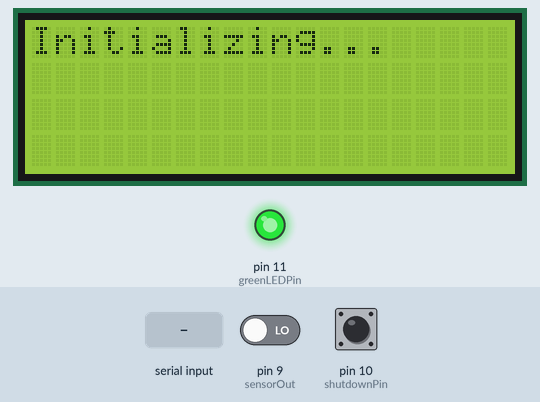
Bench run of a sketch on a simulated Arduino Uno, built with avr-gcc and run on an emulated ATmega328P. Parts: 20×4 character LCD, output pins drawn as LEDs (lit = HIGH). The test bench sets the inputs (shaded band); at power-on: pin 10 (shutdownPin) HIGH, pin 9 (sensorOut) LOW. The local clock reads 2024-03-15 10:24:30 at power-on unless the sketch sets it; storage starts empty; pins used as bus, display or sensor lines are not drawn; what the sketch prints to the serial monitor is not drawn.

Above: at 0.9 s.
1.0 s: "1\n" received over Serial
At 2.3 s:
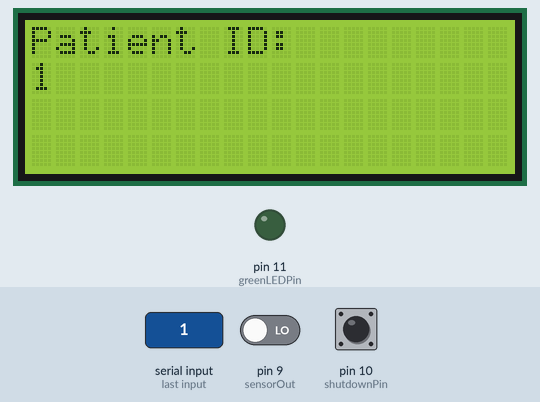
4.0 s: pin 10 (shutdownPin) pulled LOW for 1 s
At 6.5 s:
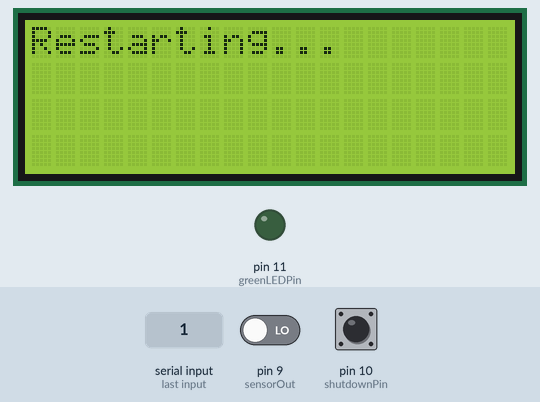
8.0 s: pin 10 (shutdownPin) pulled LOW for 1 s
At 13.8 s:
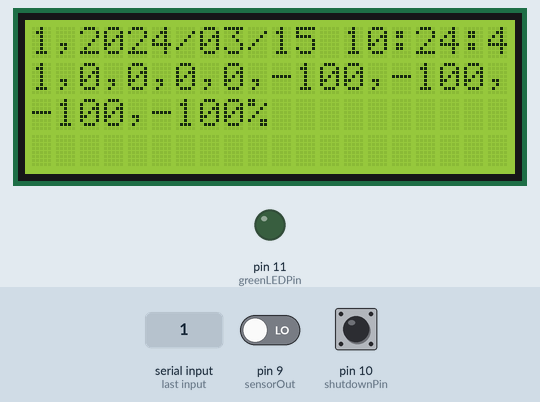
Timing chart, 0 to 21.0 s (numbered marks = the images above; inputs shaded):
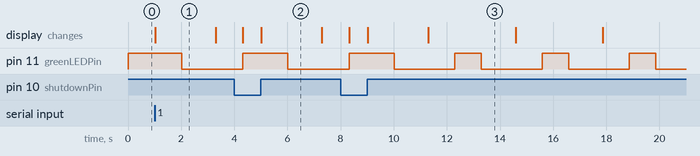

The sketch:

Prototype.ino
```cpp
#include <SPI.h>
#include <SD.h>
#include <Wire.h>
#include <RTClib.h>
#include <LiquidCrystal_I2C.h>

// Define pins connected to the TCS3200 sensor
#define S0 5
#define S1 6
#define S2 7
#define S3 8
#define sensorOut 9
#define shutdownPin 10  // Define the shutdown pin
#define greenLEDPin 11  // Define the green LED pin

// Calibration values for clear CSF readings (TO-DO: Calibrate these)
int baselineClearPeriodCount = 1; // Initialize to 1 to prevent division by zero
int baselineRedPeriodCount = 1;   // Initialize to 1 to prevent division by zero
int baselineGreenPeriodCount = 1; // Initialize to 1 to prevent division by zero
int baselineBluePeriodCount = 1;  // Initialize to 1 to prevent division by zero

// Target count to be achieved within the dynamic time adjustment
const int targetCount = 360;

// Timeout setting for the pulseIn() function (microseconds)
const int pulseTimeout = 2000;

// Specifies the chip select pin for the SD card module
const int chipSelect = 12;

// Variables for interacting with the SD card
File sensorDataFile;
String dataString = "";

// Initialize the LCD
LiquidCrystal_I2C lcd(0x27, 20, 4);  // Change the address if needed

// Initialize the RTC
RTC_DS3231 rtc;

// Variable to track shutdown state
bool isShutdown = false;

// Variable to store patient ID
String patientID = "";

// Function Prototypes
void setupSensorPins();
void readColor(int &colorCount, int S2State, int S3State);
void checkShutdown();
void blinkLED(int delayTime);
String getTimestamp();
void displayDataOnLCD(const String &data);

void setup() {
  // Initialize serial communication
  Serial.begin(9600);
  // Give time for the serial monitor to open
  while (!Serial) {
    ; // wait for serial port to connect. Needed for native USB port only
  }
  Serial.println("Serial communication initialized.");

  // Set up the sensor pins
  setupSensorPins();
  Serial.println("Sensor pins setup completed.");

  // Set up the shutdown pin and green LED pin
  pinMode(shutdownPin, INPUT_PULLUP); // Using internal pull-up resistor
  pinMode(greenLEDPin, OUTPUT);

  // Turn on the green LED to indicate standby mode
  digitalWrite(greenLEDPin, HIGH);

  // Initialize SD card
  Serial.print("Initializing SD card...");
  if (!SD.begin(chipSelect)) {
    Serial.println("SD card initialization failed or not present!");
    lcd.init();
    lcd.backlight();
    lcd.clear();
    lcd.print("SD card failed!");

    // Blink the green LED fast to indicate an error
    while (1) {
      blinkLED(200); // Fast blink
    }
  }
  Serial.println("Initialization done.");

  // Initialize the LCD
  lcd.init();
  lcd.backlight();
  lcd.clear();
  lcd.print("Initializing...");

  // Initialize RTC
  if (!rtc.begin()) {
    Serial.println("Couldn't find RTC");
    lcd.clear();
    lcd.print("RTC failed!");
    while (1) {
      blinkLED(200); // Fast blink
    }
  }

  if (rtc.lostPower()) {
    Serial.println("RTC lost power, setting the time!");
    rtc.adjust(DateTime(F(__DATE__), F(__TIME__)));
  }

  // Prompt for patient ID
  Serial.println("Please enter patient ID and press ENTER:");
  while (Serial.available() == 0) {
    // Wait for input
  }
  patientID = Serial.readStringUntil('\n');
  patientID.trim();
  Serial.print("Patient ID set to: ");
  Serial.println(patientID);
  lcd.clear();
  lcd.print("Patient ID: ");
  lcd.setCursor(0, 1);
  lcd.print(patientID);
}

void loop() {
  // Check if shutdown switch is pressed
  checkShutdown();

  // If the shutdown switch is not pressed, run the main loop
  if (!isShutdown) {
    // Indicate normal operation with long blinks
    digitalWrite(greenLEDPin, HIGH);
    delay(1000);
    digitalWrite(greenLEDPin, LOW);
    delay(1000);

    // Debug statement to indicate start of loop
    Serial.println("Starting loop...");

    // Variables to store counts for each color and clear reading
    int redPeriodCount = 0;
    int greenPeriodCount = 0;
    int bluePeriodCount = 0;
    int clearPeriodCount = 0;

    // Read Red, Green, Blue, and Clear colors
    readColor(redPeriodCount, LOW, LOW);
    readColor(greenPeriodCount, HIGH, HIGH);
    readColor(bluePeriodCount, LOW, HIGH);
    readColor(clearPeriodCount, HIGH, LOW);

    // Calculate and log data
    int turbidityPercent = (clearPeriodCount - baselineClearPeriodCount) * 100 / baselineClearPeriodCount;
    int redChangePercent = (redPeriodCount - baselineRedPeriodCount) * 100 / baselineRedPeriodCount;
    int greenChangePercent = (greenPeriodCount - baselineGreenPeriodCount) * 100 / baselineGreenPeriodCount;
    int blueChangePercent = (bluePeriodCount - baselineBluePeriodCount) * 100 / baselineBluePeriodCount;

    // Get the current timestamp
    String timestamp = getTimestamp();

    // Build the data string with timestamp and patient ID
    dataString  = patientID + "," + timestamp + "," + String(redPeriodCount) + "," + String(greenPeriodCount) + "," +
                  String(bluePeriodCount) + "," + String(clearPeriodCount) + "," +
                  String(turbidityPercent) + "," +
                  String(redChangePercent) + "," + String(greenChangePercent) + "," +
                  String(blueChangePercent) + "%";

    // Debug statement to print the data string
    Serial.println("Data String: " + dataString);

    // Log data to SD card
    sensorDataFile = SD.open("SENSOR.TXT", FILE_WRITE);
    if (sensorDataFile) {
      sensorDataFile.println(dataString);
      sensorDataFile.close();
      Serial.println("Text file write complete");
    } else {
      // if the file didn't open, print an error:
      Serial.println("Error opening text file.");
    }

    // Display data on the LCD
    displayDataOnLCD(dataString);

    // Short delay before the next loop iteration
    delay(1000);
  } else {
    // If the shutdown switch is pressed, indicate standby mode
    digitalWrite(greenLEDPin, HIGH);
  }
}

void setupSensorPins() {
  pinMode(S0, OUTPUT);
  pinMode(S1, OUTPUT);
  pinMode(S2, OUTPUT);
  pinMode(S3, OUTPUT);
  pinMode(sensorOut, INPUT);
}

void readColor(int &colorCount, int S2State, int S3State) {
  // Setting frequency scaling to 20%
  digitalWrite(S0, HIGH);
  digitalWrite(S1, LOW);

  digitalWrite(S2, S2State);
  digitalWrite(S3, S3State);
  unsigned long startTime = millis();
  colorCount = 0;
  int dynamicMeasurementTime = 50;
  unsigned long currentTime = millis();

  while (currentTime - startTime < dynamicMeasurementTime) {
    int pulseWidth = pulseIn(sensorOut, LOW, pulseTimeout);
    if (pulseWidth > 0) {
      colorCount++;
      if (colorCount >= targetCount) {
        dynamicMeasurementTime = currentTime - startTime;
        break;
      }
    }
    currentTime = millis();
  }

  // Debug statement to print color count
  //Serial.print("Color count (S2: ");
  //Serial.print(S2State);
  //Serial.print(", S3: ");
  //Serial.println(S3State);
  //Serial.print("): ");
  //Serial.println(colorCount);
}

void checkShutdown() {
  if (digitalRead(shutdownPin) == LOW) {
    // Shutdown switch pressed
    if (!isShutdown) {
      Serial.println("Shutdown switch pressed. Stopping SD card operations.");
      lcd.clear();
      lcd.print("Shutting down...");

      // Close the file if it's open
      if (sensorDataFile) {
        sensorDataFile.close();
      }

      // Turn off the green LED to indicate shutdown
      digitalWrite(greenLEDPin, LOW);

      isShutdown = true;
    }
  } else {
    // Shutdown switch released
    if (isShutdown) {
      Serial.println("Shutdown switch released. Restarting operations.");
      lcd.clear();
      lcd.print("Restarting...");

      // Turn on the green LED to indicate normal operation
      digitalWrite(greenLEDPin, HIGH);

      isShutdown = false;
    }
  }
}

void blinkLED(int delayTime) {
  digitalWrite(greenLEDPin, HIGH);
  delay(delayTime);
  digitalWrite(greenLEDPin, LOW);
  delay(delayTime);
}

String getTimestamp() {
  DateTime now = rtc.now();
  char buf[20];
  sprintf(buf, "%04d/%02d/%02d %02d:%02d:%02d",
          now.year(), now.month(), now.day(),
          now.hour(), now.minute(), now.second());
  return String(buf);
}

void displayDataOnLCD(const String &data) {
  lcd.clear();
  lcd.setCursor(0, 0);
  lcd.print(data.substring(0, 20));
  if (data.length() > 20) {
    lcd.setCursor(0, 1);
    lcd.print(data.substring(20, 40));
  }
  if (data.length() > 40) {
    lcd.setCursor(0, 2);
    lcd.print(data.substring(40, 60));
  }
  if (data.length() > 60) {
    lcd.setCursor(0, 3);
    lcd.print(data.substring(60, 80));
  }
}
```

Measured:
- after the input at 1.0 s, pin 11 (greenLEDPin): HIGH → LOW after 1.0 s; the display: changes at once (image 1)
- after the input at 4.0 s, the display: first changes after 0.32 s (image 2 shows a later state)
- after the input at 8.0 s, the display: first changes after 0.32 s (image 3 shows a later state)
- what the display in image 1 shows lasts 2.3 s, from 1.0 s to 3.3 s
